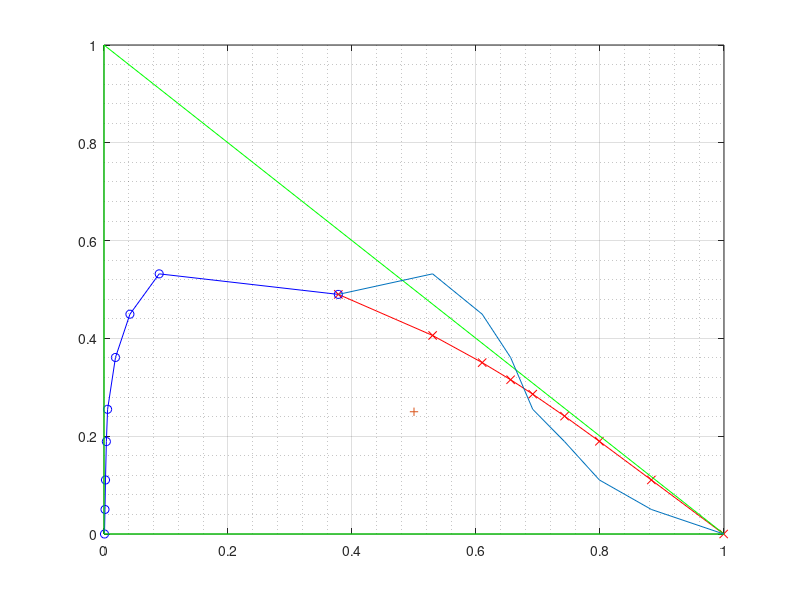

The MATLAB script that drew this image: (Note: this script raises an error after producing the figure.)
clear; close all;
%% Equilibrium Data
a_e = [0,11.05,18.95,24.1,28.6,31.55,35.05,40.6,49]*0.01;
c_e = 0.01*[0.05 0.67 1.15 1.62 2.25 2.87 3.95 6.4 13.2];
s_e = 0.01*[99.95 88.28 79.9 74.28 69.15 65.58 61 53 37.8];
a_r = 0.01*[0 5.02 11.05 18.9 25.5 36.1 44.95 53.2 49];
s_r = 0.01*[0.08 0.16 0.24 0.38 0.58 1.85 4.18 8.9 37.8];
c_r = 0.01*[99.92 94.82 88.71 80.72 73.92 62.05 50.87 37.9 13.2];
plot(s_e,a_e,'red',s_r,a_r,'blue',s_e,a_e,'rx',s_r,a_r,'bo');
hold on;
plot([0,1],[0,0],'green',[0,0],[0,1],'green',[1,0],[0,1],'green');
% %Plotting the tie lines
% for i = 1:9
%     plot([s_r(i),s_e(i)],[a_r(i),a_e(i)],'m');
% end
grid on;grid minor;
rx = spline(a_r(1:8),s_r(1:8));
ey = spline(s_e(1:8),a_e(1:8));
%% conjugate curve
cc_y = spline(s_e,a_r);
plot(s_e,a_r);
cc_x = spline(a_r(1:8),s_e(1:8));
%% Feed data
mF1 = 2000;
yF1 = 0.5;
yS = 0;
S1 = mF1;
%% Mixing point 1
yM = yF1/2;
xM = 0.5;%Always
plot(xM,yM,'+');
sol = fsolve(@(x) cctie(x,xM,yM,rx,ey,cc_y),0.6);
[xR1,yR1,xE1,yE1] = endpts(sol,rx,ey,cc_y);
plot([xR1,xE1],[yR1,yE1],'m',0,yF1,'x');
%% Stage 2
yM2  = yR1/2;
plot(xM,yM2,'r+');
sol2 = fsolve(@(x) cctie(x,xM,yM2,rx,ey,cc_y),0.7);
[xR2,yR2,xE2,yE2] = endpts(sol2,rx,ey,cc_y);
plot([xR2,xE2],[yR2,yE2],'m');
%% Stage 3
yM3  = yR2/2;
plot(xM,yM3,'r+');
sol2 = fsolve(@(x) cctie(x,xM,yM3,rx,ey,cc_y),0.7);
[xR3,yR3,xE3,yE3] = endpts(sol2,rx,ey,cc_y);
plot([xR3,xE3],[yR3,yE3],'m');
% %% Stage 4
% yM3  = yR3/2;
% plot(xM,yM3,'r+');
% sol2 = fsolve(@(x) cctie(x,xM,yM3,rx,ey,cc_y),0.7);
% [xR3,yR3,xE3,yE3] = endpts(sol2,rx,ey,cc_y);
% plot([xR3,xE3],[yR3,yE3],'m');
%% mass balance
raff_m = zeros(1,3)+mF1;
R = mF1;
y_E = [yE1 yE2 yE3];
y_R = [yF1 yR1 yR2 yR3];
for i = 1:2
    R = R*(2*y_E(i)-y_R(i))/(y_E(i)-y_R(i+1));
    raff_m(i+1) = R;
end
%% Function to get end pts of tie line given pt on cc
function [xR,yR,xE,yE] = endpts(x,rx,ey,cc_y)
    xE = x;
    yR = ppval(cc_y,x);
    xR = ppval(rx,yR);
    yE = ppval(ey,xE);
end
%% function to return slope difference given point on cc and mid pt
function val = cctie(x,xM,yM,rx,ey,cc_y)
    xE = x;
    yR = ppval(cc_y,x);
    xR = ppval(rx,yR);
    yE = ppval(ey,xE);
    val = (yE-yR)*(xE-xM) - (yE-yM)*(xE-xR);
end
